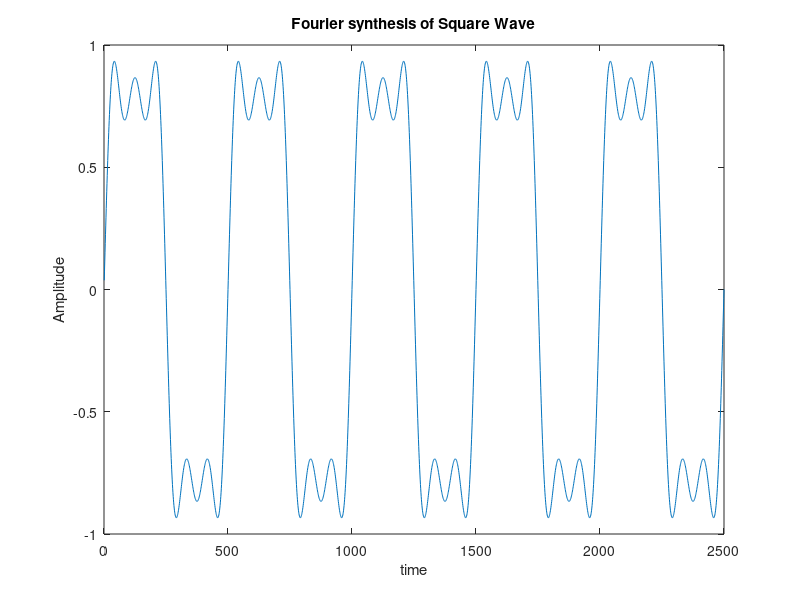

Write MATLAB code to recreate this figure.
% Fourier synthesis of Square Wave with tt=2500 and additional harmonics

tt=2500; %Total Simulation run
T=500; %Time period of the sine component

out=zeros(1,tt);

%Square wave synthesis equation. Yyou can add and delete harmonics in this
%equation.

for t=1:1:tt
    s= sin(2*pi*t/T)+(1/3)*(sin(2*3*pi*t/T))+(1/5)*(sin(2*5*pi*t/T))
    +(1/7)*(sin(2*7*pi*t/T))+(1/9)*(sin(2*9*pi*t/T))
    +(1/11)*(sin(2*11*pi*t/T))+(1/13)*(sin(2*13*pi*t/T))
    +(1/15)*(sin(2*15*pi*t/T));
    out(t)=s;
end

plot (1:tt,out);
xlabel('time')
ylabel('Amplitude')
title('Fourier synthesis of Square Wave')